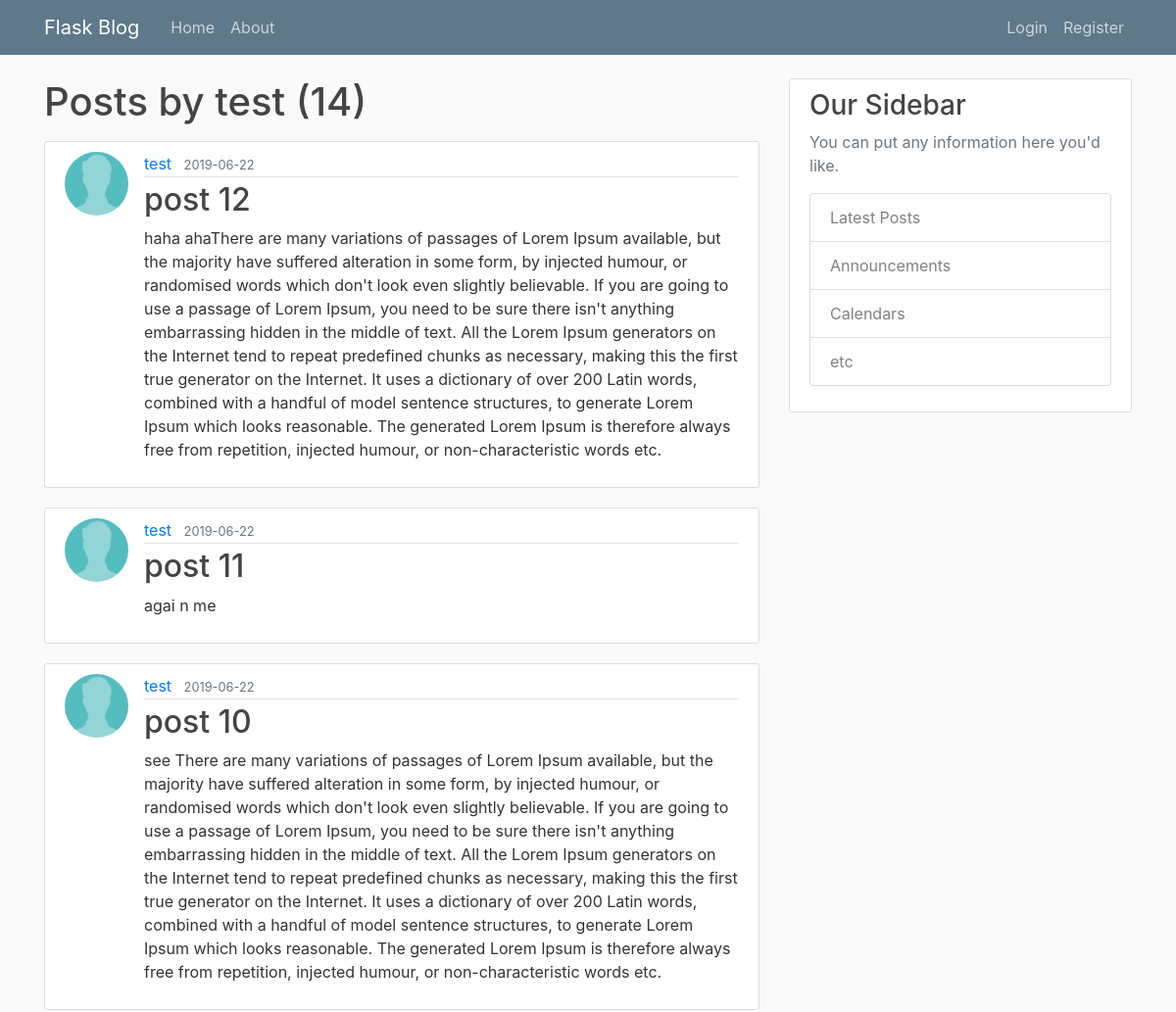
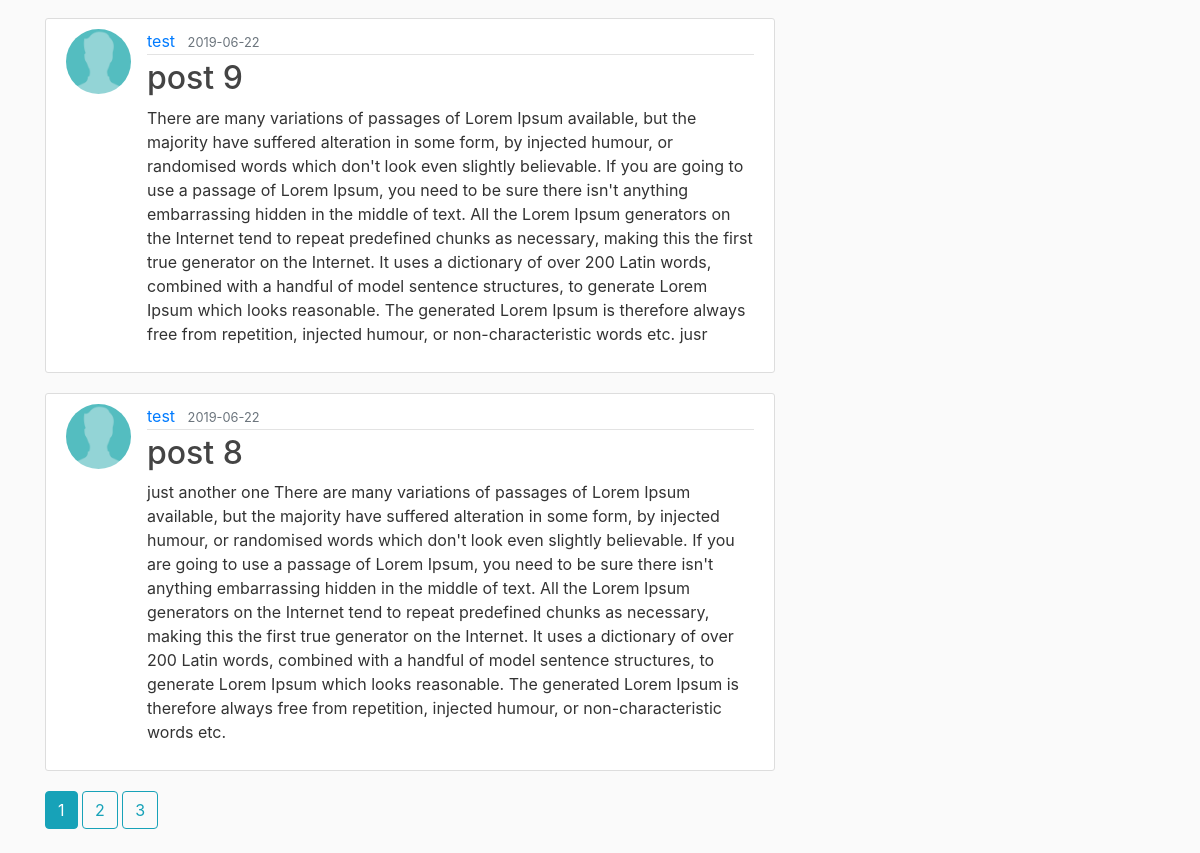
The app's page /user/test with its own data (2 pictures, top to bottom).
### flaskblog/models.py (models this page shows, shortened)
class User(db.Model, UserMixin):
    id = db.Column(db.Integer, primary_key=True)
    username = db.Column(db.String(20), unique=True, nullable=False)
    email = db.Column(db.String(120), unique=True, nullable=False)
    image_file = db.Column(db.String(20), nullable=False, default='default.jpeg')
    password = db.Column(db.String(60), nullable=False)
    posts = db.relationship('Post', backref='author', lazy=True)

class Post(db.Model):
    id = db.Column(db.Integer, primary_key=True)
    title = db.Column(db.String(100), nullable=False)
    date_posted = db.Column(db.DateTime, nullable=False, default=datetime.utcnow)
    content = db.Column(db.Text, nullable=False)
    user_id = db.Column(db.Integer, db.ForeignKey('user.id'), nullable=False)

### flaskblog/routes.py (the view)
@app.route("/user/<string:username>")
def user_posts(username):
    page = request.args.get('page', 1, type=int)
    user = User.query.filter_by(username=username).first_or_404()
    posts = Post.query.filter_by(author=user)\
        .order_by(Post.date_posted.desc())\
        .paginate(page=page, per_page=5)
    return render_template('user_posts.html', posts=posts, user=user)

### flaskblog/templates/user_posts.html
{% extends "layout.html" %}
{% block content %}
    <h1 class="mb-3">Posts by {{ user.username }} ({{ posts.total }})</h1>
    {% for post in posts.items %}
    <article class="media content-section">
        <img class="rounded-circle article-img" src="{{ url_for('static', filename='profile_pics/' + post.author.image_file) }}">
        <div class="media-body">
            <div class="article-metadata">
                <a class="mr-2" href="{{ url_for('user_posts', username=post.author.username)}}">{{ post.author.username }}</a>
                <small class="text-muted">{{ post.date_posted.strftime('%Y-%m-%d') }}</small>
            </div>
            <h2><a class="article-title" href="{{ url_for('post', post_id=post.id) }}">{{ post.title }}</a></h2>
            <p class="article-content">{{ post.content }}</p>
        </div>
    </article>
    {% endfor %}
    {% for page_num in posts.iter_pages(left_edge=1, right_edge=1, left_current=1, right_current=2) %}
    {% if page_num %}
        {% if posts.page == page_num %}
            <a class="btn btn-info mb-4" href="{{ url_for('home', page=page_num) }}">{{ page_num }}</a>
        {% else %}
            <a class="btn btn-outline-info mb-4" href="{{ url_for('home', page=page_num) }}">{{ page_num }}</a>
        {% endif %}
    {% else %}
        ...
    {% endif %}
    {% endfor %}
{% endblock content %}

### flaskblog/static/main.css (style rules this page uses)
body { background: #fafafa; color: #333333; margin-top: 5rem; }
h1, h2, h3, h4, h5, h6 { color: #444444; }
.content-section { background: #ffffff; padding: 10px 20px; border: 1px solid #dddddd; border-radius: 3px; margin-bottom: 20px; }
.article-title { color: #444444; }
.article-content { white-space: pre-line; }
.article-img { height: 65px; width: 65px; margin-right: 16px; }
.article-metadata { padding-bottom: 1px; margin-bottom: 4px; border-bottom: 1px solid #e3e3e3 }

### records on screen
User: username "test"
Post: image_file (placeholder picture), author.username "test", date_posted "2019-06-22", title "post 12", content "haha ahaThere are many variations of passages of Lorem Ipsum available, but the majority have suffered alteration in some form, by injected humour, or randomised words which don't look even slightly believable. If you are going to use a passage of Lorem Ipsum, you need to be sure there isn't anything embarrassing hidden in the middle of text. All the Lorem Ipsum generators on the Internet tend to repeat predefined chunks as necessary, making this the first true generator on the Internet. It uses a dictionary of over 200 Latin words, combined with a handful of model sentence structures, to generate Lorem Ipsum which looks reasonable. The generated Lorem Ipsum is therefore always free from…"
Post: image_file (placeholder picture), author.username "test", date_posted "2019-06-22", title "post 11", content "agai n me"
Post: image_file (placeholder picture), author.username "test", date_posted "2019-06-22", title "post 10", content "see There are many variations of passages of Lorem Ipsum available, but the majority have suffered alteration in some form, by injected humour, or randomised words which don't look even slightly believable. If you are going to use a passage of Lorem Ipsum, you need to be sure there isn't anything embarrassing hidden in the middle of text. All the Lorem Ipsum generators on the Internet tend to repeat predefined chunks as necessary, making this the first true generator on the Internet. It uses a dictionary of over 200 Latin words, combined with a handful of model sentence structures, to generate Lorem Ipsum which looks reasonable. The generated Lorem Ipsum is therefore always free from…"
Post: image_file (placeholder picture), author.username "test", date_posted "2019-06-22", title "post 9", content "There are many variations of passages of Lorem Ipsum available, but the majority have suffered alteration in some form, by injected humour, or randomised words which don't look even slightly believable. If you are going to use a passage of Lorem Ipsum, you need to be sure there isn't anything embarrassing hidden in the middle of text. All the Lorem Ipsum generators on the Internet tend to repeat predefined chunks as necessary, making this the first true generator on the Internet. It uses a dictionary of over 200 Latin words, combined with a handful of model sentence structures, to generate Lorem Ipsum which looks reasonable. The generated Lorem Ipsum is therefore always free from…"
Post: image_file (placeholder picture), author.username "test", date_posted "2019-06-22", title "post 8", content "just another one There are many variations of passages of Lorem Ipsum available, but the majority have suffered alteration in some form, by injected humour, or randomised words which don't look even slightly believable. If you are going to use a passage of Lorem Ipsum, you need to be sure there isn't anything embarrassing hidden in the middle of text. All the Lorem Ipsum generators on the Internet tend to repeat predefined chunks as necessary, making this the first true generator on the Internet. It uses a dictionary of over 200 Latin words, combined with a handful of model sentence structures, to generate Lorem Ipsum which looks reasonable. The generated Lorem Ipsum is therefore always…"

### other values on screen
{{ posts.total }} "14"
{{ page_num }} "1"
{{ page_num }} "2" "3"
